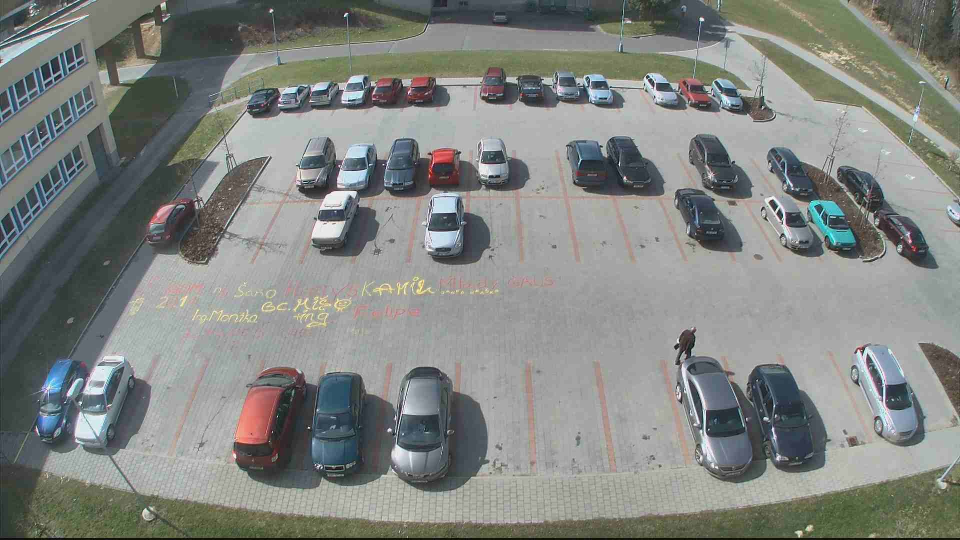
#> input picture Lecture1/parking_images_cv01/test_01.jpg, 1920 x 1080 px (shown at 1/2 size); its folder holds only this picture in this run
$ python main.py
#> lines starting #> are read from the running program, lines starting #| are printed output that depends on the picture
import cv2
import os
import matplotlib.pyplot as plt

input_folder = 'parking_images_cv01'
output_folder = 'cropped'
os.makedirs(output_folder, exist_ok=True)

x1, y1 = 778, 725   # Starting point
w, h = 140, 220
num_spaces = 3

all_cropped_images = []

# Loop over images
for image_name in os.listdir(input_folder):
    if image_name.endswith('.jpg'):
        image_path = os.path.join(input_folder, image_name)
        image = cv2.imread(image_path)
#> image is the input picture: shape (1080, 1920, 3); mean B, G, R 129, 132.6, 129.4

        # Loop over parking spaces
        for i in range(num_spaces):
            x = x1 + i * w
            y = y1

            # Crop
            cropped = image[y:y+h, x:x+w]
            all_cropped_images.append(cropped)

            # Save cropped
            cropped_name = f"{os.path.splitext(image_name)[0]}_space_{i+1}.jpg"
            cv2.imwrite(os.path.join(output_folder, cropped_name), cropped)
#> this loop made 3 passes
#> pass 1, `cropped = image[y:y+h, x:x+w]`:
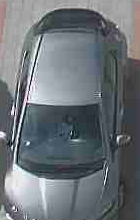
#> cropped: shape (220, 140, 3); mean B, G, R 118.7, 113.7, 107.4
#> pass 2, `cropped = image[y:y+h, x:x+w]`:
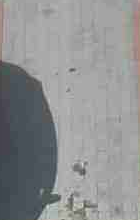
#> cropped: shape (220, 140, 3); mean B, G, R 144.5, 143.6, 142.2
#> pass 3, `cropped = image[y:y+h, x:x+w]`:
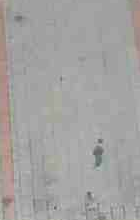
#> cropped: shape (220, 140, 3); mean B, G, R 160.7, 161.8, 163.6
#> after the loop, all_cropped_images = 3 items

plt.figure(figsize=(15, 10))
for idx, cropped_img in enumerate(all_cropped_images):
    plt.subplot(4, 3, idx+1)  # 4 rows, 3 columns
    plt.imshow(cv2.cvtColor(cropped_img, cv2.COLOR_BGR2RGB))
    plt.title(f"Image {idx//3 + 1}, Space {idx%3 + 1}")
    plt.axis('off')
plt.suptitle("All Cropped Parking Spaces")
plt.tight_layout()
plt.show()
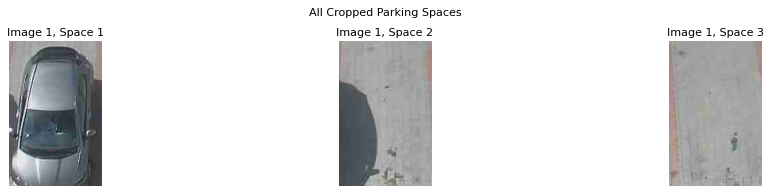
#> figure drawn by matplotlib, 3 panels

$ run again, on Lecture1/parking_images_cv01/test_02.jpg
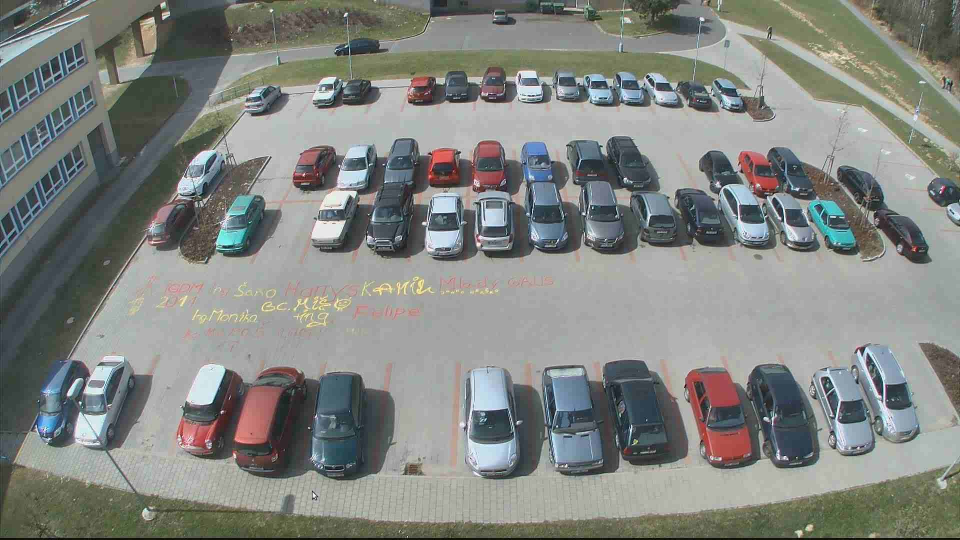
#> input picture Lecture1/parking_images_cv01/test_02.jpg, 1920 x 1080 px (shown at 1/2 size)
#> image is the input picture: shape (1080, 1920, 3); mean B, G, R 128.5, 132.7, 129.7
#> the loop `for i in range(num_spaces):` made 3 passes
#> pass 3, `cropped = image[y:y+h, x:x+w]`:
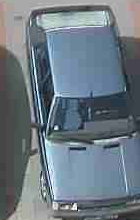
#> cropped: shape (220, 140, 3); mean B, G, R 130, 120.7, 108.1
#> after the loop `for i in range(num_spaces):`: all_cropped_images = 3 items
#> the loop `for idx, cropped_img in enumerate(all_cropped_images):` made 3 passes
#> `plt.show()`:
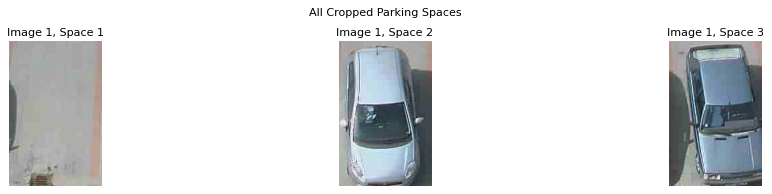
#> figure drawn by matplotlib, 3 panels

$ run again, on Lecture1/parking_images_cv01/test_03.jpg
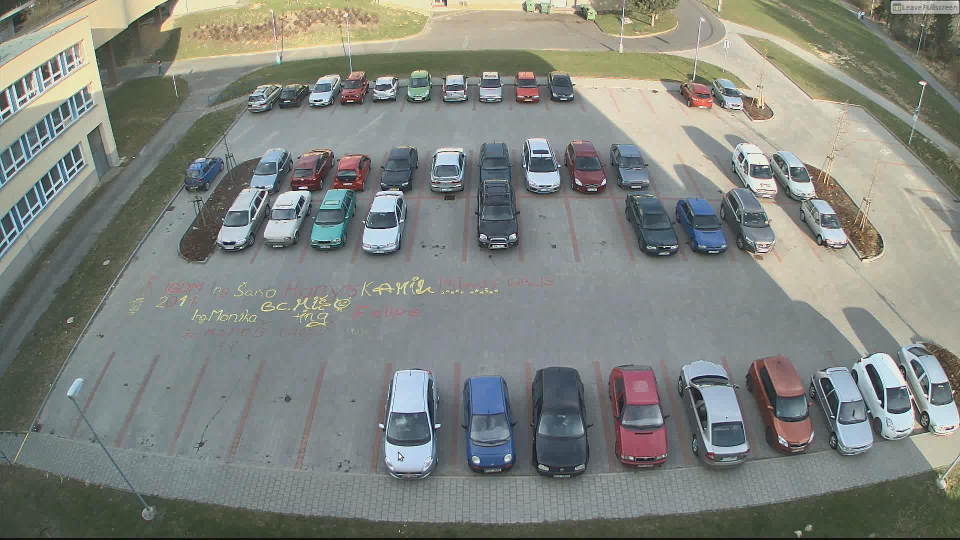
#> input picture Lecture1/parking_images_cv01/test_03.jpg, 1920 x 1080 px (shown at 1/2 size)
#> image is the input picture: shape (1080, 1920, 3); mean B, G, R 126.9, 132.6, 128.5
#> the loop `for i in range(num_spaces):` made 3 passes
#> pass 3, `cropped = image[y:y+h, x:x+w]`:
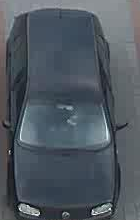
#> cropped: shape (220, 140, 3); mean B, G, R 96.9, 88.4, 79.6
#> after the loop `for i in range(num_spaces):`: all_cropped_images = 3 items
#> the loop `for idx, cropped_img in enumerate(all_cropped_images):` made 3 passes
#> `plt.show()`:
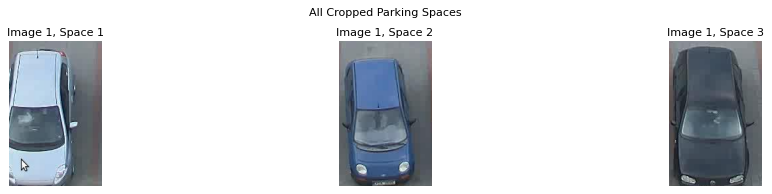
#> figure drawn by matplotlib, 3 panels

$ run again, on Lecture1/parking_images_cv01/test_04.jpg
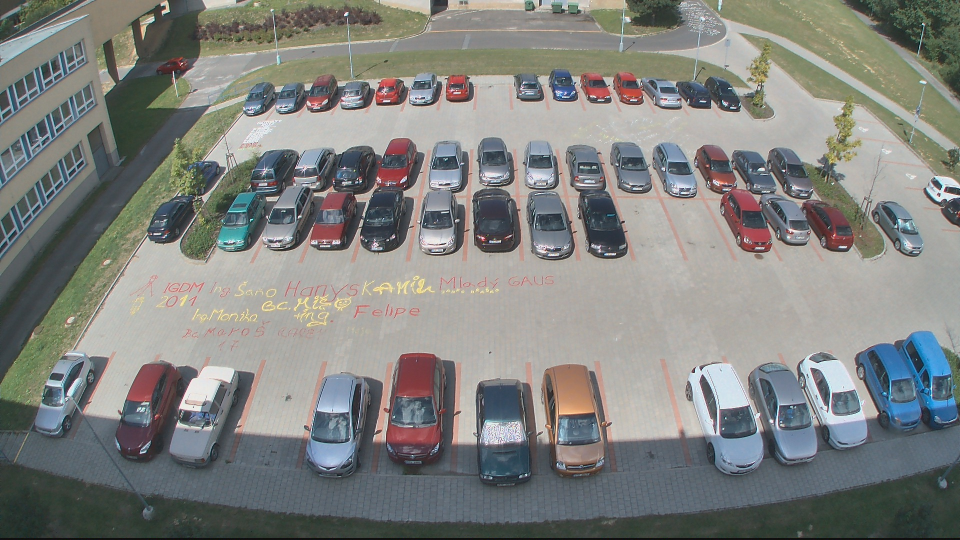
#> input picture Lecture1/parking_images_cv01/test_04.jpg, 1920 x 1080 px (shown at 1/2 size)
#> image is the input picture: shape (1080, 1920, 3); mean B, G, R 127, 130.3, 128.6
#> the loop `for i in range(num_spaces):` made 3 passes
#> pass 3, `cropped = image[y:y+h, x:x+w]`:
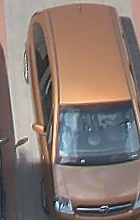
#> cropped: shape (220, 140, 3); mean B, G, R 114.2, 121.2, 136.7
#> after the loop `for i in range(num_spaces):`: all_cropped_images = 3 items
#> the loop `for idx, cropped_img in enumerate(all_cropped_images):` made 3 passes
#> `plt.show()`:
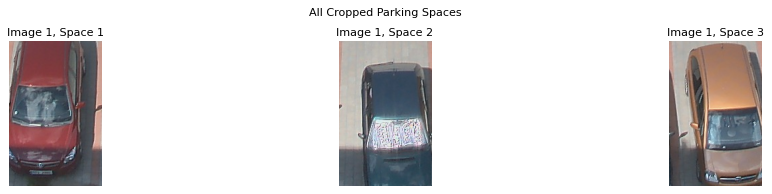
#> figure drawn by matplotlib, 3 panels
